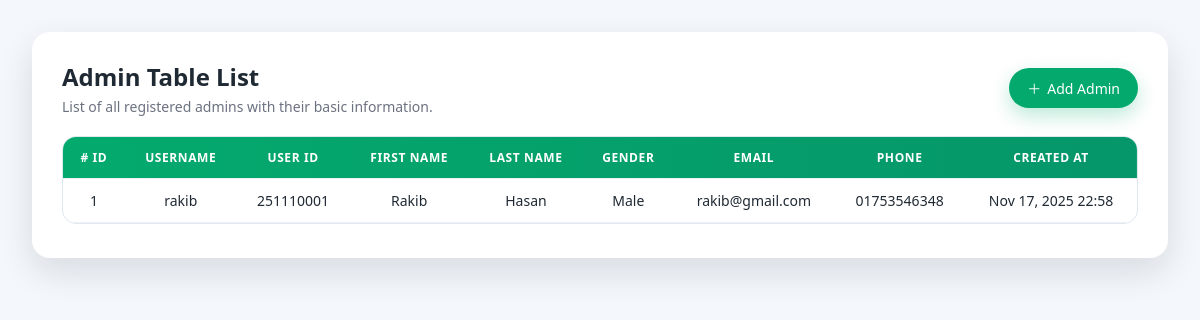
The page /admin-list/ on the database as committed earlier.
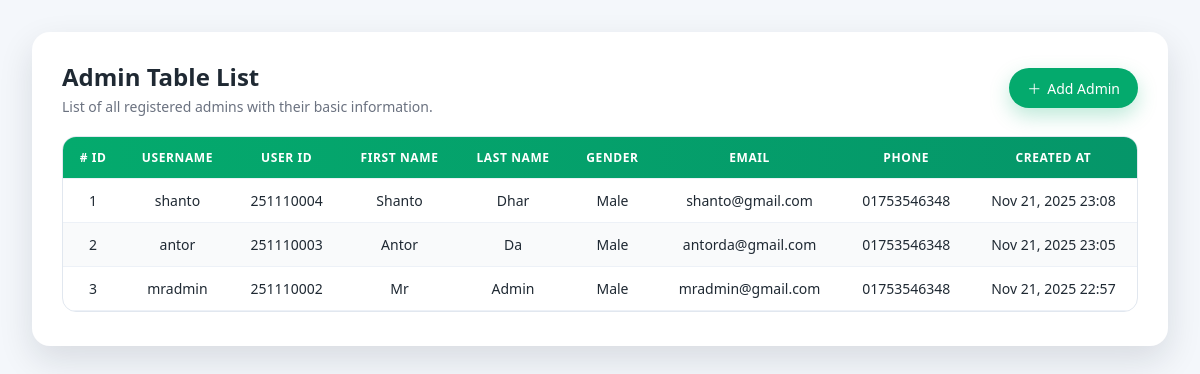
The same page on the database as committed later.
### accounts/admin_models.py (models this page shows, shortened)
class AdminProfile(models.Model):
    GENDER_CHOICES = [
        ('male', 'Male'),
        ('female', 'Female'),
        ('other', 'Other'),
    ]
    user = models.OneToOneField(
        User,
        on_delete=models.CASCADE,
        related_name='admin_profile',
    )
    admin_user_id = models.IntegerField(
        unique=True,
        blank=True,
        null=True,
        help_text="Auto-generated Admin ID (e.g., 250310001 → YYMM1XXXX)"
    )
    username = models.CharField(max_length=150, blank=True)
    gender = models.CharField(
        max_length=10,
        choices=GENDER_CHOICES,
        blank=True,
        null=True,
        help_text="Select gender"
    )
    first_name = models.CharField(max_length=150)
    last_name = models.CharField(max_length=150)
    email = models.EmailField(unique=True)
    phone = models.CharField(max_length=15)
    city = models.CharField(max_length=100, blank=True)
    zip_code = models.CharField(max_length=20, blank=True, help_text="ZIP / Postal Code")
    country = models.CharField(max_length=100, default="Bangladesh", help_text="Country")
    profile_pic = models.ImageField(upload_to='admin_profiles/', blank=True, null=True)
    password = models.CharField(max_length=128, blank=True, null=True)
    confirm_password = models.CharField(max_length=128, blank=True, null=True)
    created_at = models.DateTimeField(auto_now_add=True)
    updated_at = models.DateTimeField(auto_now=True)
    class Meta:
        verbose_name = 'Admin Profile'
        verbose_name_plural = 'Admin Profiles'
        ordering = ['-created_at']

### accounts/admin_views.py (the view)
# urls.py: path('admin-list/', admin_list_page, name="admin_list_page"),
def admin_list_page(request):
    admin_data = AdminProfile.objects.all()
    context = {
        'admin_data' : admin_data,
    }
    return render(request, 'admin/admin_list.html', context)

### templates/admin/admin_list.html (shortened to what this page needs)
<!DOCTYPE html>
<html lang="en">
<head>
</head>
<body>
<div class="page-wrapper">
  <div class="card">
    <div class="card-header">
      <div class="card-title">
        <h1>Admin Table List</h1>
        <p class="text-muted">List of all registered admins with their basic information.</p>
      </div>
      <a href="{% url 'register_admin' %}" class="btn-primary">
        <span class="icon">＋</span> Add Admin
      </a>
    </div>
    <div class="table-wrapper">
      <table>
        <thead>
          <tr>
            <th># ID</th>
            <th>Username</th>
            <th>User ID</th>
            <th>First Name</th>
            <th>Last Name</th>
            <th>Gender</th>
            <th>Email</th>
            <th>Phone</th>
            <th>Created At</th>
          </tr>
        </thead>
        <tbody>
          {% if admin_data %}
            {% for data in admin_data %}
            <tr>
              <td>{{ forloop.counter }}</td>
              <td>{{ data.username }}</td>
              <td>{{ data.admin_user_id }}</td>
              <td>{{ data.first_name }}</td>
              <td>{{ data.last_name }}</td>
              <td>{{ data.get_gender_display }}</td>
              <td>{{ data.email }}</td>
              <td>{{ data.phone }}</td>
              <td>{{ data.created_at|date:"M d, Y H:i" }}</td>
            </tr>
            {% endfor %}
          {% else %}
            <tr class="empty-row">
              <td colspan="9">No admin records found.</td>
            </tr>
          {% endif %}
        </tbody>
      </table>
    </div>
  </div>
</div>
</body>
</html>

### templates/admin/admin_list.html (style rules this page uses)
:root { --bg: #f4f7fb; --card-bg: #ffffff; --primary: #04AA6D; --primary-dark: #038355; --text-main: #1f2933; --text-muted: #6b7280; --border: #e1e7ef; }
* { box-sizing: border-box; margin: 0; padding: 0; }
body { font-family: system-ui, -apple-system, BlinkMacSystemFont, "Segoe UI", Arial, sans-serif; background-color: var(--bg); color: var(--text-main); }
.page-wrapper { width: 100%; padding: 32px; }
.card { width: 100%; background-color: var(--card-bg); border-radius: 18px; box-shadow: 0 14px 35px rgba(15, 23, 42, 0.12); padding: 28px 30px 34px; }
.card-header { display: flex; align-items: center; justify-content: space-between; gap: 16px; margin-bottom: 20px; }
.card-title { display: flex; flex-direction: column; gap: 4px; }
.card-title h1 { font-size: 24px; font-weight: 700; }
.card-title p { font-size: 14px; color: var(--text-muted); }
.btn-primary { display: inline-flex; align-items: center; gap: 6px; padding: 10px 18px; border-radius: 999px; background-color: var(--primary); color: #ffffff; font-size: 14px; font-weight: 500; border: none; text-decoration: none; cursor: pointer; box-shadow: 0 8px 20px rgba(4, 170, 109, 0.26); transition: 0.2s ease; }
.table-wrapper { margin-top: 10px; border-radius: 14px; border: 1px solid var(--border); overflow: hidden; background-color: #ffffff; }
table { width: 100%; border-collapse: collapse; min-width: 1000px; }
thead { background: linear-gradient(90deg, #04AA6D, #059669); }
th, td { padding: 12px 14px; text-align: center; font-size: 14px; border-bottom: 1px solid #edf1f7; white-space: nowrap; }
th { color: #ffffff; font-weight: 600; text-transform: uppercase; font-size: 12px; letter-spacing: 0.05em; }
tbody tr:nth-child(even) { background-color: #f9fafb; }

Rows that differ between the two databases and show on the page:
removed AdminProfile: username "rakib", admin_user_id "251110001", first_name "Rakib", last_name "Hasan", gender "Male", email "rakib@gmail.com", phone "01753546348", created_at "Nov 17, 2025 22:58"
added AdminProfile: username "shanto", admin_user_id "251110004", first_name "Shanto", last_name "Dhar", gender "Male", email "shanto@gmail.com", phone "01753546348", created_at "Nov 21, 2025 23:08"
added AdminProfile: username "antor", admin_user_id "251110003", first_name "Antor", last_name "Da", gender "Male", email "antorda@gmail.com", phone "01753546348", created_at "Nov 21, 2025 23:05"
added AdminProfile: username "mradmin", admin_user_id "251110002", first_name "Mr", last_name "Admin", gender "Male", email "mradmin@gmail.com", phone "01753546348", created_at "Nov 21, 2025 22:57"
